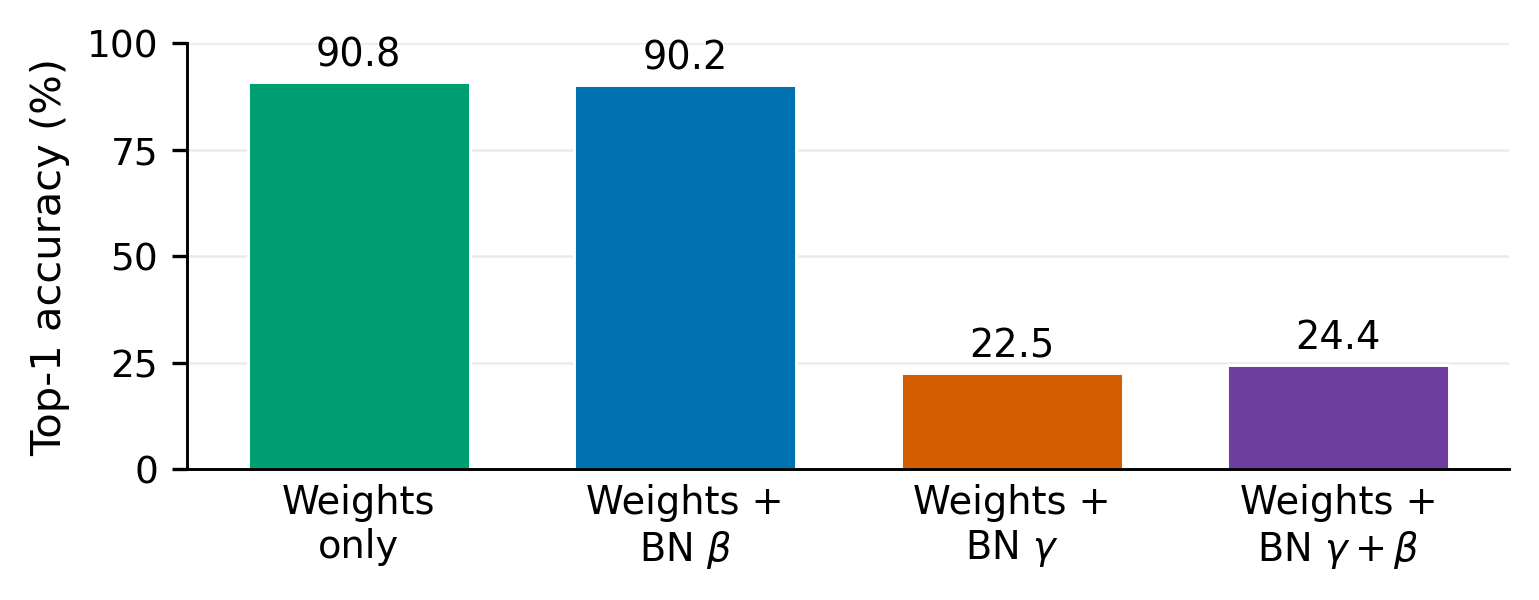
#> input picture Formatting_Instructions_For_NeurIPS_2026__2_/images/bn_affine_scope.png, 1539 x 600 px, given in place of cifar10_vgg16_5seed_post_if.png, which was not available
$ python prepare_cifar_noise_figure.py
#> lines starting #> are read from the running program, lines starting #| are printed output that depends on the picture; after the words box and inside, x2 and y2 are one past the last pixel; in counts of white or black regions, pixels touching at a corner belong together; pictures that were not available may be replaced by others from this repository, and a replacement may not be noted
#!/usr/bin/env python3
"""Prepare the supplied CIFAR noise sweeps for the paper.

The transformation is deliberately pixel-preserving except for removing the
in-plot title, recoloring Old MNE from gold to red, and enlarging label regions
for a two-column-width side-by-side layout.
"""

from __future__ import annotations

import argparse
from pathlib import Path

import numpy as np
from PIL import Image


SUPPORT_DIR = Path(__file__).resolve().parents[1]
PAPER_DIR = SUPPORT_DIR.with_name(SUPPORT_DIR.name.removesuffix("_support"))
FIGURE_DIR = PAPER_DIR / "images"
SOURCE_DIR = FIGURE_DIR / "source"

OLD_MNE_GOLD = np.array([230.0, 159.0, 0.0])
OLD_MNE_RED = np.array([214.0, 39.0, 40.0])


def parse_args() -> argparse.Namespace:
    parser = argparse.ArgumentParser(description=__doc__)
    parser.add_argument(
        "--cifar10",
        type=Path,
        default=SOURCE_DIR / "cifar10_vgg16_5seed_post_if.png",
    )
    parser.add_argument(
        "--cifar100",
        type=Path,
        default=SOURCE_DIR / "cifar100_vgg16_5seed_post_if.png",
    )
    parser.add_argument("--output-dir", type=Path, default=FIGURE_DIR)
    parser.add_argument(
        "--crop-top",
        type=int,
        default=64,
        help="Pixels removed above the plotting frame to drop the in-plot title.",
    )
    return parser.parse_args()


def recolor_old_mne(image: Image.Image) -> Image.Image:
    pixels = np.asarray(image.convert("RGB"), dtype=np.float32)

    # Identify antialiased gold pixels and translucent gold bands as blends of
    # the source color over a near-white plotting background.
    source_delta = 255.0 - OLD_MNE_GOLD
    channel_alpha = (255.0 - pixels) / source_delta
    alpha = np.median(channel_alpha, axis=2)
    reconstructed = 255.0 - alpha[:, :, None] * source_delta
    error = np.max(np.abs(pixels - reconstructed), axis=2)
    mask = (alpha >= 0.025) & (alpha <= 1.025) & (error <= 8.0)
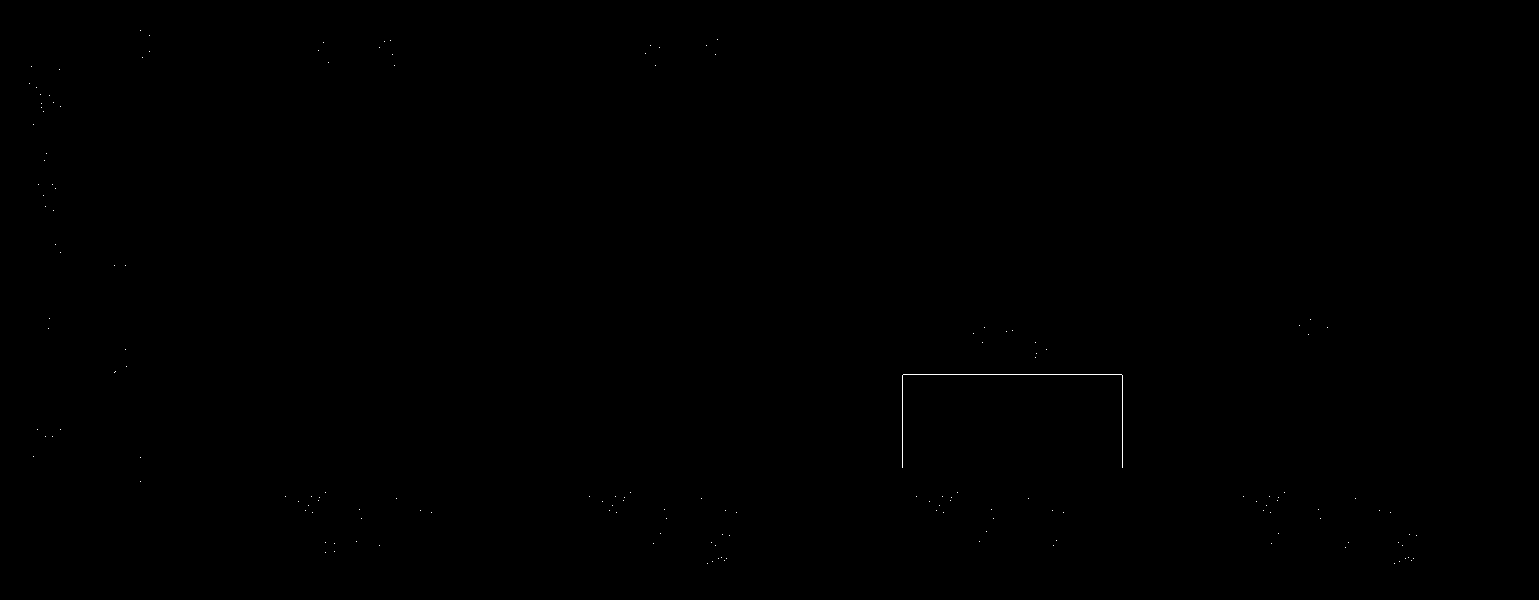
#> mask: shape (600, 1539) bool; 0.06% white in thin lines or dots, all inside (x1, y1, x2, y2) = (29, 30, 1417, 564)

    clipped_alpha = np.clip(alpha, 0.0, 1.0)
    replacement = 255.0 - clipped_alpha[:, :, None] * (255.0 - OLD_MNE_RED)
    pixels[mask] = replacement[mask]
#> pixels: shape (600, 1539, 3) float32; mean R, G, B 198.6, 219.5, 221.2
    return Image.fromarray(np.clip(np.rint(pixels), 0, 255).astype(np.uint8), "RGB")


def _enlarge_region(
    image: Image.Image,
    box: tuple[int, int, int, int],
    scale: float,
    *,
    clear: bool,
) -> None:
#> called with box = (760, 1120, 1150, 1170), scale = 1.2, clear = True
    region = image.crop(box)
#> region: PIL image 390x50 RGB; every value is 0
    width = round(region.width * scale)
#> width = 468
    height = round(region.height * scale)
#> height = 60
    enlarged = region.resize((width, height), Image.Resampling.LANCZOS)
#> enlarged: PIL image 468x60 RGB; every value is 0
    center_x = (box[0] + box[2]) // 2
    center_y = (box[1] + box[3]) // 2
    left = min(max(0, center_x - width // 2), image.width - width)
#> left = 721
    top = min(max(0, center_y - height // 2), image.height - height)
#> top = 540
    if clear:
        image.paste("white", box)
    image.paste(enlarged, (left, top))


def enlarge_labels(image: Image.Image) -> Image.Image:
    enlarged = image.copy()
    _enlarge_region(enlarged, (760, 1120, 1150, 1170), 1.20, clear=True)
    _enlarge_region(enlarged, (15, 425, 70, 725), 1.18, clear=True)

    # The legend already masks the underlying curve region. Enlarging the
    # complete rendered box preserves that behavior while improving legibility.
    _enlarge_region(enlarged, (140, 850, 570, 1065), 1.12, clear=True)
#> in _enlarge_region (call 3), `region = image.crop(box)`: region: PIL image 430x215 RGB; every value is 0
#> in _enlarge_region (call 3), `enlarged = region.resize((width, height), Image.Resampling.LANCZOS)`: enlarged: PIL image 482x241 RGB; every value is 0
    return enlarged


def prepare_panel(path: Path, crop_top: int) -> Image.Image:
    image = Image.open(path).convert("RGB")
    if crop_top <= 0 or crop_top >= image.height:
        raise ValueError(f"Invalid crop_top={crop_top} for {path} with height {image.height}")
    image = enlarge_labels(recolor_old_mne(image))
    image = image.crop((0, crop_top, image.width, image.height))
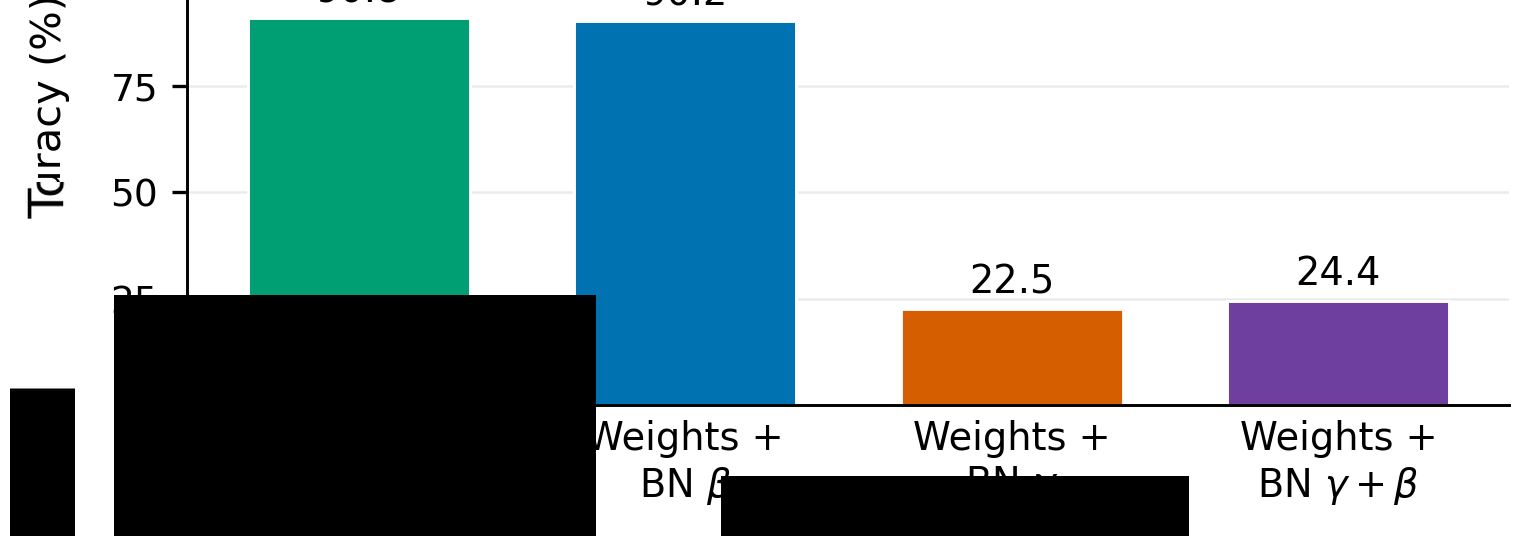
#> image: PIL image 1539x536 RGB; mean R, G, B 154.1, 172.6, 176.1
    return image


def main() -> None:
    args = parse_args()
    args.output_dir.mkdir(parents=True, exist_ok=True)

    panels = [
        prepare_panel(args.cifar10, args.crop_top),
        prepare_panel(args.cifar100, args.crop_top),
    ]
#> call 2 of prepare_panel, with crop_top = 64
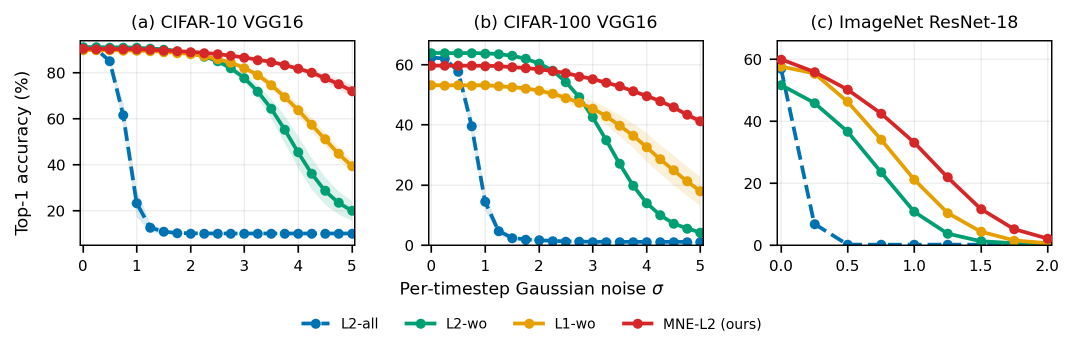
#> input picture Formatting_Instructions_For_NeurIPS_2026__2_/images/cifar_imagenet_absolute_noise.png, 2148 x 704 px, given in place of cifar100_vgg16_5seed_post_if.png, which was not available (shown at 1/2 size)
#> in recolor_old_mne (call 2), `mask = (alpha >= 0.025) & (alpha <= 1.025) & (error <= 8.0)`: mask: shape (704, 2148) bool; 2% white; 556 white regions (552 under 20 px), largest, box (x1, y1, x2, y2) and area: (859, 160, 1405, 410) 15982, (162, 102, 708, 343) 6745, (1556, 127, 2102, 489) 6501, (1026, 637, 1090, 658) 695
#> in recolor_old_mne (call 2), `clipped_alpha = np.clip(alpha, 0.0, 1.0)`:
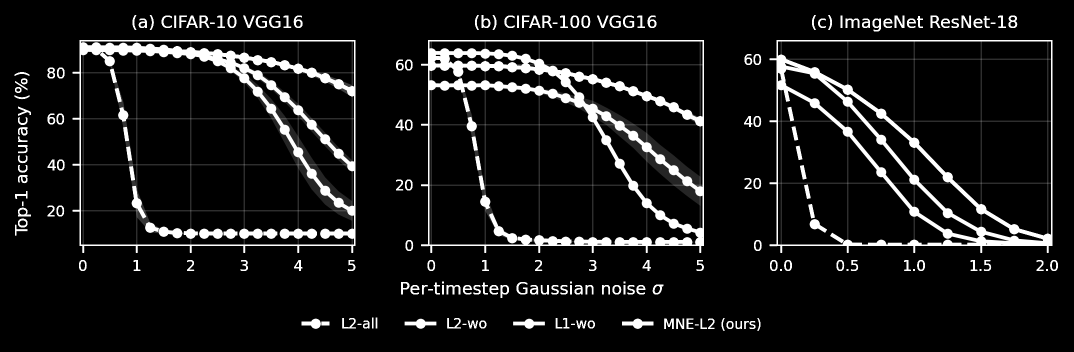
#> clipped_alpha: shape (704, 2148) float64 (shown at 1/2 size); min 0, max 1, mean 0.0899
#> in _enlarge_region (call 5), `enlarged = region.resize((width, height), Image.Resampling.LANCZOS)`:
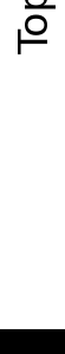
#> enlarged: PIL image 65x354 RGB; min 0, max 255, mean 231.2
#> in prepare_panel (call 2), `image = image.crop((0, crop_top, image.width, image.height))`:
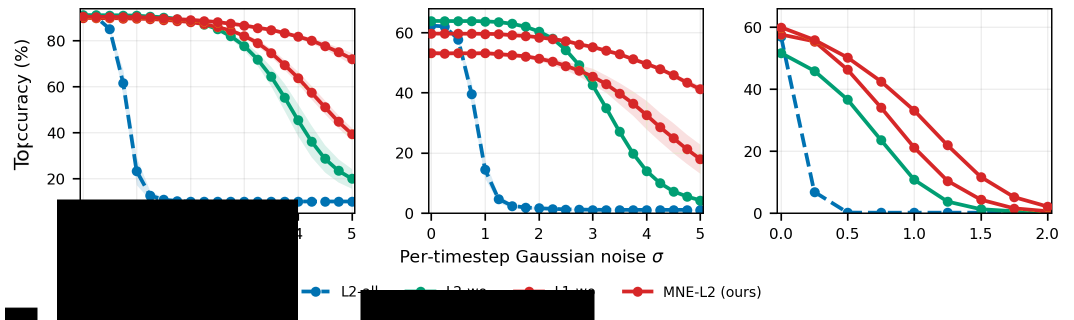
#> image: PIL image 2148x640 RGB (shown at 1/2 size); mean R, G, B 214.2, 212.4, 212.5
    panel_names = ["cifar10_absolute_noise_panel.png", "cifar100_absolute_noise_panel.png"]
    for image, name in zip(panels, panel_names):
        image.save(args.output_dir / name, optimize=True)
#> this loop made 2 passes
#> name on passes 1 to 2: 'cifar10_absolute_noise_panel.png', 'cifar100_absolute_noise_panel.png'

    gutter = 24
    width = sum(image.width for image in panels) + gutter
#> width = 3711
    height = max(image.height for image in panels)
#> height = 640
    combined = Image.new("RGB", (width, height), "white")
#> combined: PIL image 3711x640 RGB; every value is 255
    combined.paste(panels[0], (0, 0))
    combined.paste(panels[1], (panels[0].width + gutter, 0))
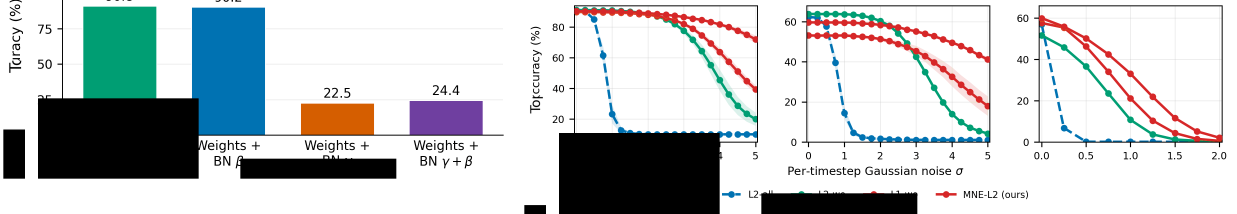
#> combined: PIL image 3711x640 RGB (shown at 1/3 size); mean R, G, B 196.3, 201.7, 203

    png_path = args.output_dir / "cifar10_cifar100_absolute_noise.png"
    pdf_path = args.output_dir / "cifar10_cifar100_absolute_noise.pdf"
    combined.save(png_path, optimize=True)
    combined.save(pdf_path, "PDF", resolution=300.0, quality=95)
    print(f"Wrote {png_path}")
    print(f"Wrote {pdf_path}")


if __name__ == "__main__":
    main()
